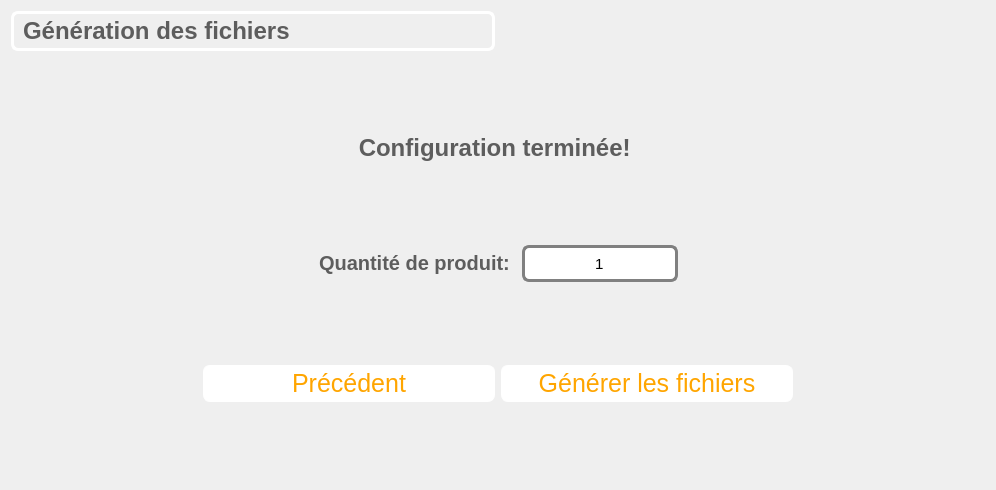
<?xml version="1.0" encoding="UTF-8"?>
<ui version="4.0">
 <class>Commentaire</class>
 <widget class="QWidget" name="Commentaire">
  <property name="geometry">
   <rect>
    <x>0</x>
    <y>0</y>
    <width>996</width>
    <height>490</height>
   </rect>
  </property>
  <property name="windowTitle">
   <string>Form</string>
  </property>
  <property name="styleSheet">
   <string notr="true">#subTitle{
background-color: transparent;
border-width: 3px;
border-color: white;
border-style: solid;
border-radius: 7;
padding: 3px;
font-size: 15px;
padding-left: 5px;
padding-right: 5px;
}

#qteEdit{
border-width: 3px;
border-color: grey;
border-style: solid;
border-radius: 7;
padding: 3px;
font-size: 15px;
padding-left: 5px;
padding-right: 5px;
min-width: 100px;
max-width: 200px;
min-height: 25px;
max-height: 35px;
}


#marcheListe{
background-color: transparent;
}


QPushButton {
color: orange;
background-color: white;
border-width: 1px;
border-color: white;
border-style: solid;
border-radius: 7;
padding: 3px;
font-size: 25px;
padding-left: 5px;
padding-right: 5px;
min-width: 280px;
max-width: 350px;
min-height: 25px;
max-height: 35px;
}</string>
  </property>
  <layout class="QGridLayout" name="gridLayout_2">
   <item row="0" column="0">
    <widget class="QLabel" name="subTitle">
     <property name="text">
      <string>&lt;html&gt;&lt;head/&gt;&lt;body&gt;&lt;p&gt;&lt;span style=&quot; font-size:18pt; font-weight:600; color:#5d5d5d;&quot;&gt;Génération des fichiers &lt;/span&gt;&lt;/p&gt;&lt;/body&gt;&lt;/html&gt;</string>
     </property>
    </widget>
   </item>
   <item row="1" column="0" colspan="2">
    <layout class="QGridLayout" name="gridLayout">
     <item row="6" column="1">
      <spacer name="verticalSpacer_2">
       <property name="orientation">
        <enum>Qt::Vertical</enum>
       </property>
       <property name="sizeHint" stdset="0">
        <size>
         <width>20</width>
         <height>40</height>
        </size>
       </property>
      </spacer>
     </item>
     <item row="1" column="1">
      <spacer name="verticalSpacer_3">
       <property name="orientation">
        <enum>Qt::Vertical</enum>
       </property>
       <property name="sizeHint" stdset="0">
        <size>
         <width>20</width>
         <height>40</height>
        </size>
       </property>
      </spacer>
     </item>
     <item row="8" column="0">
      <spacer name="horizontalSpacer">
       <property name="orientation">
        <enum>Qt::Horizontal</enum>
       </property>
       <property name="sizeHint" stdset="0">
        <size>
         <width>40</width>
         <height>20</height>
        </size>
       </property>
      </spacer>
     </item>
     <item row="8" column="1">
      <layout class="QHBoxLayout" name="horizontalLayout_2">
       <item>
        <widget class="QPushButton" name="precBouton">
         <property name="text">
          <string>Précédent</string>
         </property>
        </widget>
       </item>
       <item>
        <widget class="QPushButton" name="suivBouton">
         <property name="text">
          <string>Générer les fichiers</string>
         </property>
        </widget>
       </item>
      </layout>
     </item>
     <item row="9" column="1">
      <spacer name="verticalSpacer">
       <property name="orientation">
        <enum>Qt::Vertical</enum>
       </property>
       <property name="sizeHint" stdset="0">
        <size>
         <width>20</width>
         <height>40</height>
        </size>
       </property>
      </spacer>
     </item>
     <item row="8" column="4">
      <spacer name="horizontalSpacer_2">
       <property name="orientation">
        <enum>Qt::Horizontal</enum>
       </property>
       <property name="sizeHint" stdset="0">
        <size>
         <width>40</width>
         <height>20</height>
        </size>
       </property>
      </spacer>
     </item>
     <item row="2" column="1">
      <widget class="QLabel" name="label">
       <property name="text">
        <string>&lt;html&gt;&lt;head/&gt;&lt;body&gt;&lt;p&gt;&lt;span style=&quot; font-size:18pt; font-weight:600; color:#5d5d5d;&quot;&gt;Configuration terminée! &lt;/span&gt;&lt;/p&gt;&lt;/body&gt;&lt;/html&gt;</string>
       </property>
       <property name="alignment">
        <set>Qt::AlignCenter</set>
       </property>
      </widget>
     </item>
     <item row="5" column="1">
      <layout class="QHBoxLayout" name="horizontalLayout">
       <item>
        <spacer name="horizontalSpacer_4">
         <property name="orientation">
          <enum>Qt::Horizontal</enum>
         </property>
         <property name="sizeHint" stdset="0">
          <size>
           <width>40</width>
           <height>20</height>
          </size>
         </property>
        </spacer>
       </item>
       <item>
        <widget class="QLabel" name="labelQte">
         <property name="text">
          <string>&lt;html&gt;&lt;head/&gt;&lt;body&gt;&lt;p&gt;&lt;span style=&quot; font-size:15pt; font-weight:600; color:#5d5d5d;&quot;&gt;Quantité de produit: &lt;/span&gt;&lt;/p&gt;&lt;/body&gt;&lt;/html&gt;</string>
         </property>
        </widget>
       </item>
       <item>
        <widget class="QLineEdit" name="qteEdit">
         <property name="text">
          <string>1</string>
         </property>
         <property name="alignment">
          <set>Qt::AlignCenter</set>
         </property>
        </widget>
       </item>
       <item>
        <spacer name="horizontalSpacer_3">
         <property name="orientation">
          <enum>Qt::Horizontal</enum>
         </property>
         <property name="sizeHint" stdset="0">
          <size>
           <width>40</width>
           <height>20</height>
          </size>
         </property>
        </spacer>
       </item>
      </layout>
     </item>
     <item row="3" column="1">
      <spacer name="verticalSpacer_4">
       <property name="orientation">
        <enum>Qt::Vertical</enum>
       </property>
       <property name="sizeHint" stdset="0">
        <size>
         <width>20</width>
         <height>40</height>
        </size>
       </property>
      </spacer>
     </item>
    </layout>
   </item>
  </layout>
 </widget>
 <resources/>
 <connections/>
</ui>
